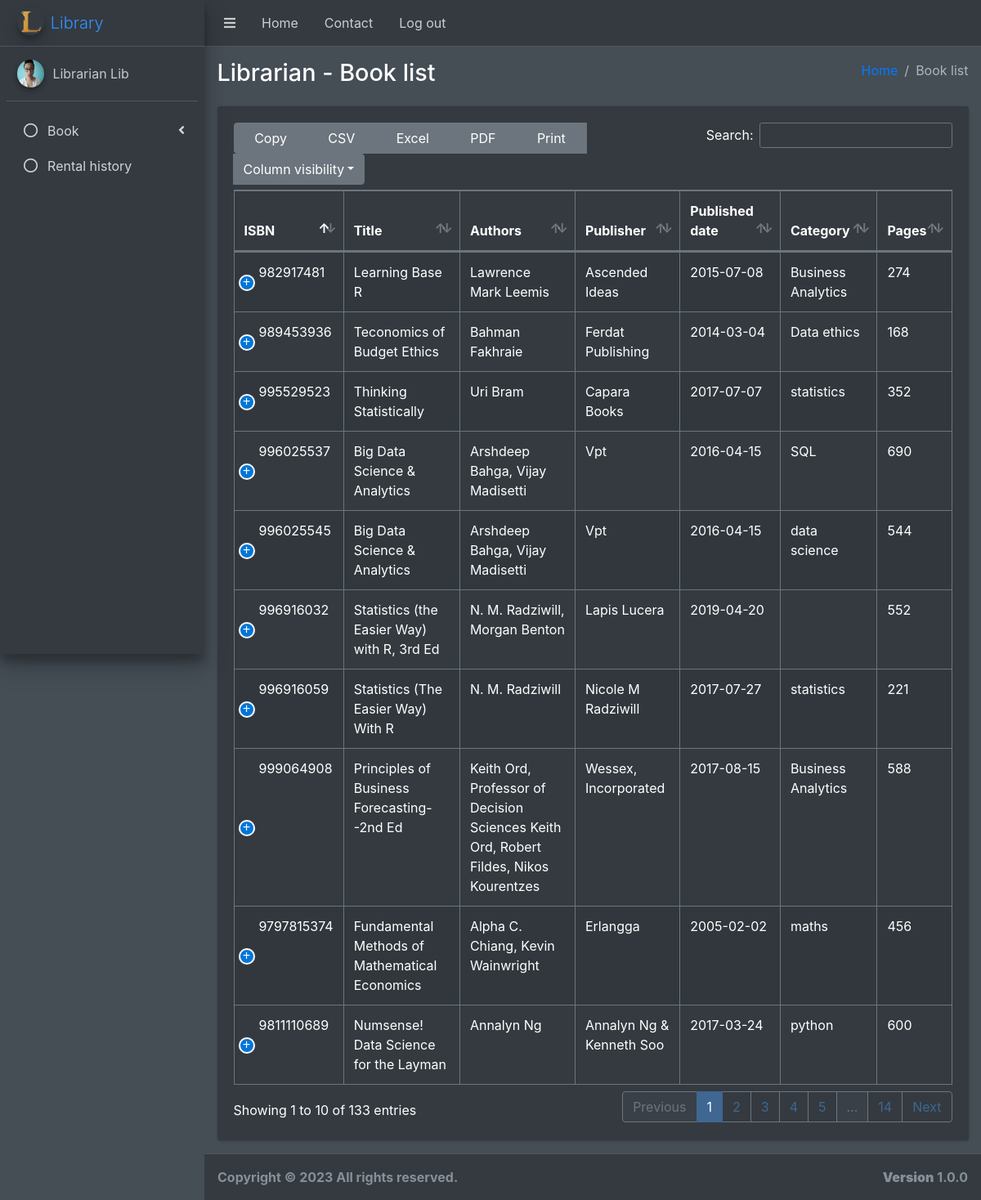
The page /pages/view/logged.php (signed in) on the database its author committed.
### tables this page shows
CREATE TABLE `books` (
  `isbn` varchar(13) NOT NULL,
  `title` varchar(250) NOT NULL,
  `authors` varchar(100) NOT NULL,
  `publisher` varchar(100) NOT NULL,
  `published_date` date NOT NULL,
  `category` varchar(50) DEFAULT NULL,
  `pages` int(11) DEFAULT NULL,
  `image` varchar(100) DEFAULT NULL,
  `description` varchar(10000) DEFAULT NULL
);

### pages/view/logged_librarian/content_main.php (the view, shortened to what this page needs)
<div class="content-wrapper">
    <section class="content-header">
        <div class="container-fluid">
            <div class="row mb-2">
                <div class="col-sm-6">
                    <h1>Librarian - Book list</h1>
                </div>
                <div class="col-sm-6">
                    <ol class="breadcrumb float-sm-right">
                        <li class="breadcrumb-item"><a href="./logged.php">Home</a></li>
                        <li class="breadcrumb-item active">Book list</li>
                    </ol>
                </div>
            </div>
        </div>
    </section>
    <section class="content">
        <div class="container-fluid">
            <div class="row">
                <div class="col-12">
                    <div class="card">
                        <div class="card-body">
                            <table id="example1" class="table table-bordered table-striped">
                                <thead>
                                <tr>
                                    <th>ISBN</th>
                                    <th>Title</th>
                                    <th>Authors</th>
                                    <th>Publisher</th>
                                    <th>Published date</th>
                                    <th>Category</th>
                                    <th>Pages</th>
                                </tr>
                                </thead>
                                <tbody>
                                <?php
                                require_once "../../scripts/connect.php";
                                $stmt = $conn->prepare("SELECT * FROM books");
                                $stmt->execute();
                                $result = $stmt->get_result();
                                while ($book = $result->fetch_assoc()) {
                                    echo <<< USER
                      <tr>
                        <td>$book[isbn]</td>
                        <td>$book[title]</td>
                        <td>$book[authors]</td>
                        <td>$book[publisher]</td>
                        <td>$book[published_date]</td>
                        <td>$book[category]</td>
                        <td>$book[pages]</td>
                        <td>
                        <form class=chatForm action=./logged_librarian/update_book_tmp.php method=post>
                        <button type=submit name=editBookIsbn value=$book[isbn]>Edit</button>
                        </form><form class=declineForm action=../../scripts/delete_book.php method=post>
                        <button type=submit name=deletedBookIsbn value=$book[isbn]>Delete</button>
                        </form>
                        </td>
                      </tr>
USER;
                                }
                                ?>
                                </tbody>
                            </table>
                        </div>
                    </div>
                </div>
            </div>
        </div>
    </section>
</div>

### rows shown on the page
books: isbn "9797815374", title "Fundamental Methods of Mathematical Economics", authors "Alpha C. Chiang, Kevin Wainwright", publisher "Erlangga", published_date "2005-02-02", category "maths", pages "456"
books: isbn "9811110689", title "Numsense! Data Science for the Layman", authors "Annalyn Ng", publisher "Annalyn Ng & Kenneth Soo", published_date "2017-03-24", category "python", pages "600"
books: isbn "982917481", title "Learning Base R", authors "Lawrence Mark Leemis", publisher "Ascended Ideas", published_date "2015-07-08", category "Business Analytics", pages "274"
books: isbn "989453936", title "Teconomics of Budget Ethics", authors "Bahman Fakhraie", publisher "Ferdat Publishing", published_date "2014-03-04", category "Data ethics", pages "168"
books: isbn "995529523", title "Thinking Statistically", authors "Uri Bram", publisher "Capara Books", published_date "2017-07-07", category "statistics", pages "352"
books: isbn "996025537", title "Big Data Science & Analytics", authors "Arshdeep Bahga, Vijay Madisetti", publisher "Vpt", published_date "2016-04-15", category "SQL", pages "690"
books: isbn "996025545", title "Big Data Science & Analytics", authors "Arshdeep Bahga, Vijay Madisetti", publisher "Vpt", published_date "2016-04-15", category "data science", pages "544"
books: isbn "996916032", title "Statistics (the Easier Way) with R, 3rd Ed", authors "N. M. Radziwill, Morgan Benton", publisher "Lapis Lucera", published_date "2019-04-20", pages "552"
books: isbn "996916059", title "Statistics (The Easier Way) With R", authors "N. M. Radziwill", publisher "Nicole M Radziwill", published_date "2017-07-27", category "statistics", pages "221"
books: isbn "999064908", title "Principles of Business Forecasting--2nd Ed", authors "Keith Ord, Professor of Decision Sciences Keith Ord, Robert Fildes, Nikos Kourentzes", publisher "Wessex, Incorporated", published_date "2017-08-15", category "Business Analytics", pages "588"

### other values the page prints
$_SESSION["logged"]["firstName"] "Librarian"
$_SESSION["logged"]["lastName"] "Lib"
